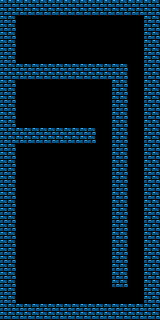

Below is a game level as drawn by its tile map, then a one-line description and the .tmx file that defines it, in full:
An orthogonal 10x20 tile map with 16x16 px tiles, 2 tile layers (BackgroundLayer, WallsLayer) and 7 objects.

<map version="1.4" tiledversion="1.4.2" orientation="orthogonal" renderorder="right-down" width="10" height="20" tilewidth="16" tileheight="16" infinite="0" nextlayerid="7" nextobjectid="20">
 <tileset firstgid="1" source="Dungeon.tsx" />
 <layer id="1" name="BackgroundLayer" width="10" height="20">
  <data encoding="csv">
108,108,108,108,108,108,108,108,108,108,
108,108,108,108,108,108,108,108,108,108,
108,108,108,108,108,108,108,108,108,108,
108,108,108,108,108,108,108,108,108,108,
108,108,108,108,108,108,108,108,108,108,
108,108,108,108,108,108,108,108,108,108,
108,108,108,108,108,108,108,108,108,108,
108,108,108,108,108,108,108,108,108,108,
108,108,108,108,108,108,108,108,108,108,
108,108,108,108,108,108,108,108,108,108,
108,108,108,108,108,108,108,108,108,108,
108,108,108,108,108,108,108,108,108,108,
108,108,108,108,108,108,108,108,108,108,
108,108,108,108,108,108,108,108,108,108,
108,108,108,108,108,108,108,108,108,108,
108,108,108,108,108,108,108,108,108,108,
108,108,108,108,108,108,108,108,108,108,
108,108,108,108,108,108,108,108,108,108,
108,108,108,108,108,108,108,108,108,108,
108,108,108,108,108,108,108,108,108,108
</data>
 </layer>
 <layer id="2" name="WallsLayer" width="10" height="20">
  <data encoding="csv">
252,252,252,252,252,252,252,252,252,252,
252,0,0,0,0,0,0,0,0,252,
252,0,0,0,0,0,0,0,0,252,
252,0,0,0,0,0,0,0,0,252,
252,252,252,252,252,252,252,252,0,252,
252,0,0,0,0,0,0,252,0,252,
252,0,0,0,0,0,0,252,0,252,
252,0,0,0,0,0,0,252,0,252,
252,252,252,252,252,252,0,252,0,252,
252,0,0,0,0,0,0,252,0,252,
252,0,0,0,0,0,0,252,0,252,
252,0,0,0,0,0,0,252,0,252,
252,0,0,0,0,0,0,252,0,252,
252,0,0,0,0,0,0,252,0,252,
252,0,0,0,0,0,0,252,0,252,
252,0,0,0,0,0,0,252,0,252,
252,0,0,0,0,0,0,252,0,252,
252,0,0,0,0,0,0,252,0,252,
252,0,0,0,0,0,0,0,0,252,
252,252,252,252,252,252,252,252,252,252
</data>
 </layer>
 <objectgroup id="3" name="boxLayer">
  <object id="1" gid="501" x="-0.482801" y="111.093" width="16" height="16">
   <properties>
    <property name="type" value="door" />
   </properties>
  </object>
  <object id="2" gid="951" x="51.7796" y="112.883" width="16" height="16">
   <properties>
    <property name="type" value="cardBox" />
   </properties>
  </object>
 </objectgroup>
 <objectgroup id="5" name="monsterLayer">
  <object id="14" gid="3305" x="34.9554" y="186.265" width="16" height="16" />
  <object id="15" gid="3305" x="64.6663" y="212.396" width="16" height="16" />
  <object id="16" gid="3305" x="34.9554" y="257.857" width="16" height="16" />
  <object id="17" gid="3305" x="85.428" y="268.238" width="16" height="16" />
 </objectgroup>
 <objectgroup id="6" name="playerLayer">
  <object id="19" gid="2147487305" x="47.842" y="45.228" width="16" height="16" />
 </objectgroup>
</map>
